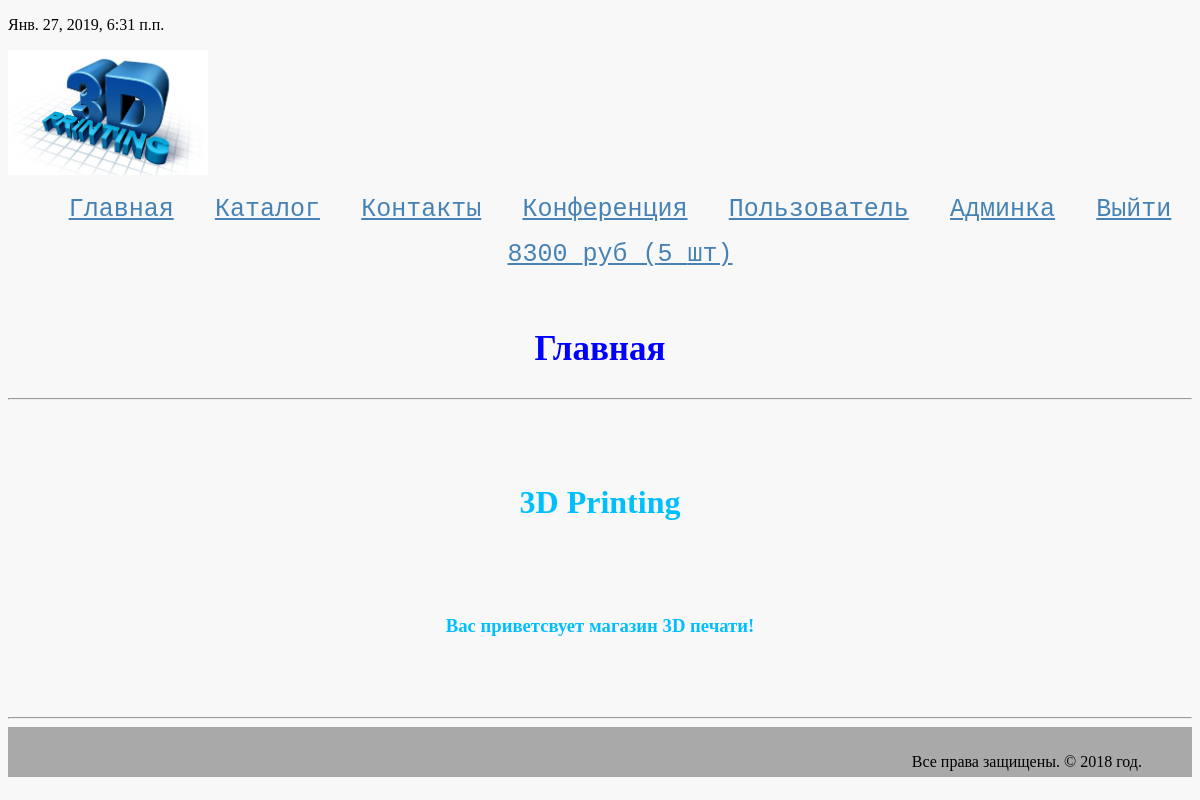
Page / (signed in) on the committed database.
### authapp/models.py (models this page shows)
class ShopUser(AbstractUser):
    avatar = models.ImageField(upload_to='users_avatars', blank=True)
    age = models.PositiveSmallIntegerField(verbose_name='возраст')

### basketapp/models.py (models this page shows)
class Basket(models.Model):
    user = models.ForeignKey(ShopUser, verbose_name='пользователь',
                             on_delete=models.CASCADE)
    product = models.ForeignKey(Product, verbose_name='товар',
                                on_delete=models.CASCADE)
    quantity = models.PositiveSmallIntegerField(verbose_name='количество', default=0)
    add_datetime = models.DateTimeField(verbose_name='время добавления', auto_now_add=True)
    def _get_product_cost(self):
        return self.product.price * self.quantity
    product_cost = property(_get_product_cost)
    def _get_total_quantity(self):
        _items = self.user.basket_set.all()
        _totalquantity = sum(list(map(lambda x: x.quantity, _items)))
        return _totalquantity
    total_quantity = property(_get_total_quantity)
    def _get_total_cost(self):
        _items = self.user.basket_set.all()
        _totalcost = sum(list(map(lambda x: x.product_cost, _items)))
        return _totalcost
    total_cost = property(_get_total_cost)

### mainapp/models.py (models this page shows, shortened)
class Product(models.Model):
    category = models.ForeignKey(ProductCategory, verbose_name='категория продукта',
                                 on_delete=models.CASCADE)
    name = models.CharField(verbose_name='имя продукта', max_length=128)
    image = models.ImageField(upload_to='products_images', blank=True)
    short_desc = models.CharField(verbose_name='краткое описание продукта',
                                  max_length=64, blank=True)
    description = models.TextField(verbose_name='описание продукта', blank=True)
    price = models.DecimalField(verbose_name='цена продукта',
                                max_digits=8, decimal_places=2, default=0)
    quantity = models.PositiveIntegerField(verbose_name='количество на складе', default=0)
    is_active = models.BooleanField(verbose_name='активен', default=True)

### mainapp/views.py (the view)
# urls.py: re_path('^$', basketapp.index, name='index'),
def index(request):
    context = {
        'page_title': 'Главная',
        'basket': get_basket(request.user),
    }
    return render(request, 'mainapp/index.html', context)

### mainapp/views.py (called while the page is built)
def get_basket(user):
    if user.is_authenticated:
        return user.basket_set.all().order_by('product__category')
    return []

### mainapp/templates/mainapp/index.html (shortened to what this page needs)
{% extends 'mainapp/base.html' %}
    {% block container %}
     {% include 'mainapp/includes/inc_main_menu.html' %}
    <h2 class="header1">Главная</h2>
    <hr><br><br><br>
    <h1 class="hello" >3D Printing</h1><br><br><br>
    <h3 class="hello">Вас приветсвует магазин 3D печати!</h3><br><br><br>
    <hr>
    {% endblock %}

### mainapp/templates/mainapp/includes/inc_main_menu.html
    <div class="header">
  <img class="img3D" src="/static/img/3D.jpg"/>
       <ul class="menu">
        <li class="menu-list" ><a class="menu-link" href="{% url 'main:index' %}">Главная</a></li>
        <li class="menu-list"><a class="menu-link"  href="{% url 'main:catalog' %}">Каталог</a></li>
        <li class="menu-list"><a class="menu-link" href="{% url 'main:contacts' %}">Контакты</a></li>
        <li class="menu-list"><a class="menu-link" href="{% url 'main:conference' %}">Конференция</a></li>
           {% if user.is_authenticated %}
        <li class="menu-list">
            <a class="menu-link" href="{% url 'auth:update' %}">
                {{ user.first_name|default:'Пользователь' }}
            </a>
        </li>
        {% endif %}
           {% if user.is_superuser %}
        <li class="menu-list">
            <a class="menu-link" href="{% url 'admin:index' %}">
                Админка
            </a>
        </li>
            {% endif %}
           <li class="menu-list">
            {% if user.is_authenticated %}
                <a class="menu-link" href="{% url 'auth:logout' %}">Выйти</a>
            {% else %}
                <a class="menu-link" href="{% url 'auth:login' %}">Войти</a>
            {% endif %}
            </li>
        </ul>
        {% if basket %}
        <ul class="menu">
            <li class="menu-list">
                <a class="menu-link" href="{% url 'basket:index' %}" class="#">
            <span>
            {{ basket.0.total_cost|floatformat:0 }} руб
            ({{ basket.0.total_quantity }} шт)
        </span>
                    </a>
            {% endif %}
                </li>
            </ul>
        </div>

### static/css/style.css (style rules this page uses)
body { background: #f8f8f8; }
.header { height: 250px; }
.header1 { color:#0000FF ; font-size: 35px; text-align: center; }
.menu { display: flex; justify-content: space-around; }
.menu-list { list-style-type: none ; }
.menu-link { color: #4682B4; font-size: 25px; font-family:monospace; }
.hello { text-align: center; color: #00BFFF; font-family: fantasy; }
.img3D { width: 200px; }
h3 { text-align: center; }

### rows in the picture
ShopUser: first_name "Пользователь"
Basket: user+product+quantity "8300", user+quantity "5"
